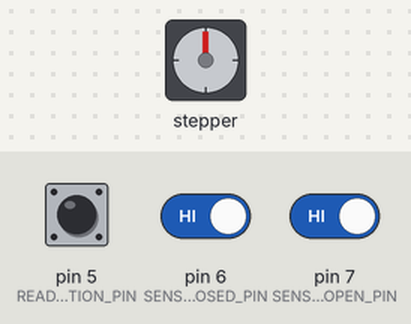
A sketch run on a simulated Arduino Uno, built for the host (arithmetic inside an expression is 32-bit, double 64-bit). Parts: stepper motor. The test bench sets the inputs (shaded band); at power-on: pin 6 (SENSOR_CLOSED_PIN) HIGH, pin 5 (READ_DIRECTION_PIN) HIGH, pin 7 (SENSOR_OPEN_PIN) HIGH. Stepper angles assume 3200 steps per turn; what the sketch prints to the serial monitor is not drawn.

Above: at 1.2 s.
1.3 s: pin 6 (SENSOR_CLOSED_PIN) driven LOW
At 1.45 s:
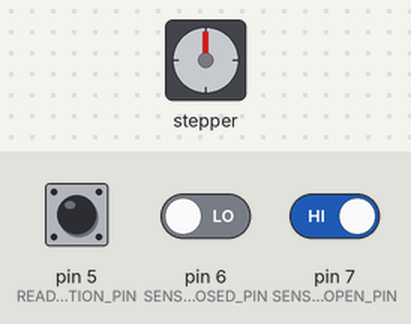
At 2.05 s:
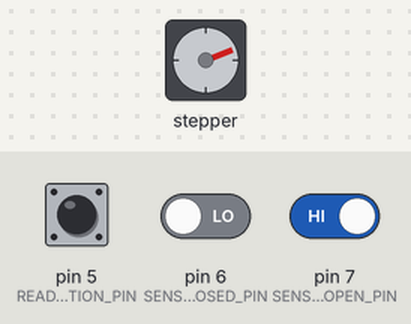
4.3 s: pin 5 (READ_DIRECTION_PIN) pulled LOW for 1 s
At 5.05 s:
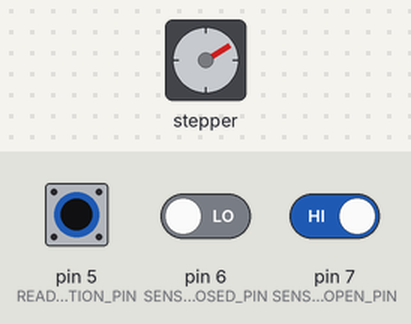
8.3 s: pin 7 (SENSOR_OPEN_PIN) driven LOW
At 9.26 s:
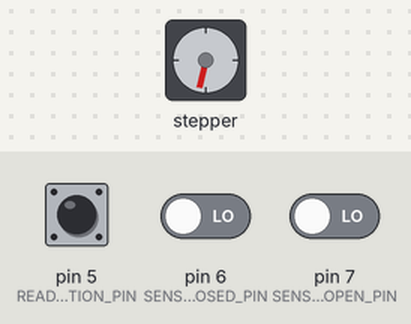
11.3 s: pin 5 (READ_DIRECTION_PIN) pulled LOW for 1 s
14.3 s: pin 6 (SENSOR_CLOSED_PIN) driven HIGH
17.3 s: pin 5 (READ_DIRECTION_PIN) pulled LOW for 3.2 s
Timing chart, 0 to 23.0 s (numbered marks = the images above; inputs shaded):
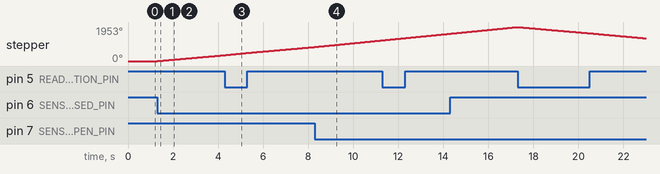

The sketch:

chicken_coop_arduino_v2.ino
```cpp
#include <Arduino.h>
#include <ArduinoJson.h>

StaticJsonDocument<200> stats;
unsigned long status_throttle = millis();
#define STATUS_THROTTLE 1000

#define MOTOR_STEPS 200
#define MICROSTEP 16  // Changed from 32 to reduce high-frequency noise (1/16 is quieter than 1/32)
#define RPM 30
#define MAX_ROTATE_DEGREES 360 * 13

#define DIR 8
#define STEP 9
#define SLEEP 13

#define READ_DIRECTION_PIN 5
#define SENSOR_CLOSED_PIN 6
#define SENSOR_OPEN_PIN 7

#include "DRV8825.h"
#define MODE0 10
#define MODE1 11
#define MODE2 12
DRV8825 stepper(MOTOR_STEPS, DIR, STEP, SLEEP, MODE0, MODE1, MODE2);

#define OPEN HIGH
#define CLOSE LOW

#define OPENING 1
#define CLOSING -1

// Debounce configuration
#define DEBOUNCE_DELAY 20  // 20ms debounce time

// Debounce state tracking
unsigned long lastSensorOpenDebounce = 0;
unsigned long lastSensorCloseDebounce = 0;
unsigned long lastDirectionDebounce = 0;
bool lastSensorOpenState = 1;
bool lastSensorCloseState = 1;
bool lastDirectionState = 1;

// Debounce function for noise-resistant sensor reading
bool debouncedRead(int pin, bool &lastState, unsigned long &lastDebounce) {
  bool reading = digitalRead(pin);

  // If the reading has changed, reset the debounce timer
  if (reading != lastState) {
    lastDebounce = millis();
    lastState = reading;
  }

  // Only accept the new reading if it has been stable for DEBOUNCE_DELAY
  if ((millis() - lastDebounce) > DEBOUNCE_DELAY) {
    return reading;
  }

  // Return the last stable state if not enough time has passed
  return lastState;
}

void setup() {
    Serial.begin(115200);
    stepper.begin(RPM);
    stepper.setMicrostep(MICROSTEP);

    // Configure sensor pins with pull-up resistors to prevent floating inputs
    pinMode(SENSOR_OPEN_PIN, INPUT_PULLUP);
    pinMode(SENSOR_CLOSED_PIN, INPUT_PULLUP);
    pinMode(READ_DIRECTION_PIN, INPUT_PULLUP);
}

bool read_sensor_open() {
  return !debouncedRead(SENSOR_OPEN_PIN, lastSensorOpenState, lastSensorOpenDebounce);
}
bool read_sensor_close() {
  return !debouncedRead(SENSOR_CLOSED_PIN, lastSensorCloseState, lastSensorCloseDebounce);
}
bool is_sleeping() {
  return !digitalRead(SLEEP);
}

void send_status() {
  if (millis() - status_throttle >= STATUS_THROTTLE) {
    stats["sensor_open"] = read_sensor_open();
    stats["sensor_close"] = read_sensor_close();
    stats["completed_steps"] = stepper.getStepsCompleted();
    stats["remaining_steps"] = stepper.getStepsRemaining();
    stats["direction_wanted"] = (debouncedRead(READ_DIRECTION_PIN, lastDirectionState, lastDirectionDebounce) == OPENING ? "Opening" : "Closing");
    stats["direction"] = (stepper.getDirection() == 1 ? "Opening" : "Closing");
    stats["sleeping"] = is_sleeping();
    stats["uptime"] = millis();
    serializeJson(stats, Serial);
    Serial.println();  // Add newline for Python parser
    status_throttle = millis();
  }
}

void read_direction() {
  bool direction = debouncedRead(READ_DIRECTION_PIN, lastDirectionState, lastDirectionDebounce);

  if (direction == OPEN && !read_sensor_open()) {
    if (stepper.getDirection() == CLOSING || read_sensor_close() && is_sleeping()) {
      stepper.startRotate(OPENING * MAX_ROTATE_DEGREES);
      stepper.enable();
    }
  }
  if (direction == CLOSE && !read_sensor_close()) {
    if (stepper.getDirection() == OPENING || read_sensor_open() && is_sleeping()) {
      stepper.startRotate(CLOSING * MAX_ROTATE_DEGREES);
      stepper.enable();
    }
  }
}

void check_endstop() {
  if (stepper.getDirection() == OPENING && read_sensor_open()) {
    stepper.stop();
  }
  if (stepper.getDirection() == CLOSING && read_sensor_close()) {
    stepper.stop();
  }
}

void loop() {
    check_endstop();
    read_direction();

    // motor control loop - send pulse and return how long to wait until next pulse
    unsigned wait_time_micros = stepper.nextAction();

    // 0 wait time indicates the motor has stopped
    if (wait_time_micros <= 0) {
        // Keep motor powered when door is open (holds position against gravity)
        // Disable motor when closed
        if (read_sensor_close()) {
            stepper.disable();
        }
        // If door is open: motor stays enabled to hold position
        send_status();
    }

    // (optional) execute other code if we have enough time
    if (wait_time_micros > 10){
        send_status();
    }
}
```

Measured:
- after the input at 1.3 s, stepper: keeps turning clockwise at about 114°/s, starting at once
